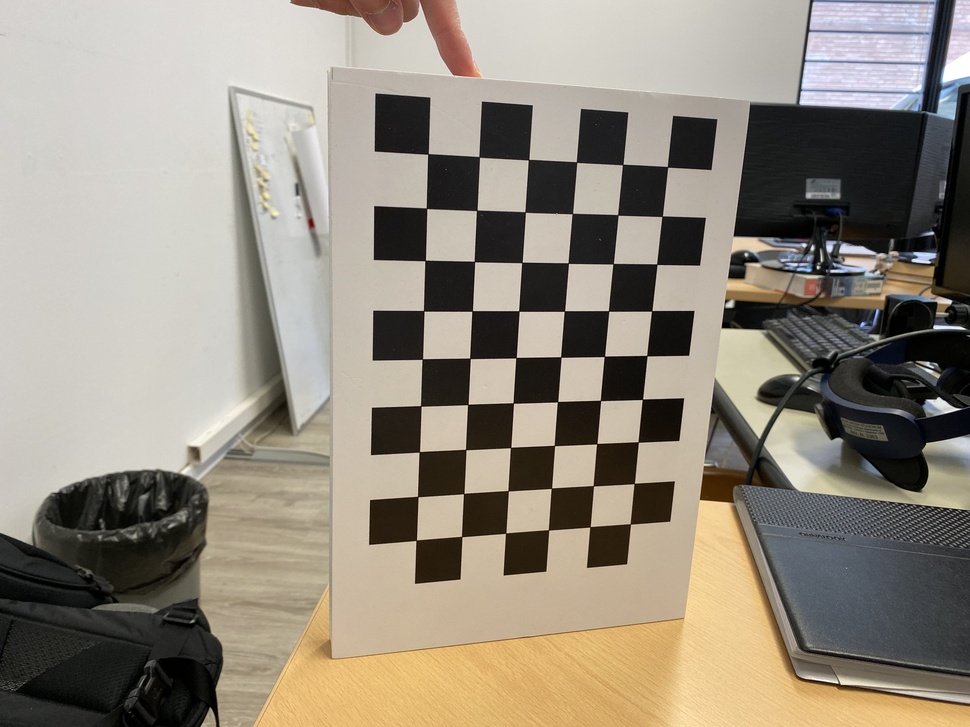
#> input picture calibration/chessboards/0.jpg, 970 x 727 px, shrunk from 4032 x 3024 before the run; its folder holds only this picture in this run
$ python calibrate.py
#> lines starting #> are read from the running program, lines starting #| are printed output that depends on the picture; long printed decimals are rounded
#!/usr/bin/env python

'''
camera calibration for distorted images with chess board samples
reads distorted images, calculates the calibration and write undistorted images
'''

import numpy as np
import cv2
import argparse
import os

parser = argparse.ArgumentParser()
parser.add_argument("--img_folder", default="./chessboards/", type=str)
parser.add_argument("--output_folder", default="./output/", type=str)
parser.add_argument("--debug", default="./debug_calibration/", type=str)
parser.add_argument("--square_size", default=25, type=float, help="square size in mm")
parser.add_argument("--pattern_size_x", default=9, type=int, help="square inner corner on x axis")
parser.add_argument("--pattern_size_y", default=6, type=int, help="square inner corner on y axis")
args = parser.parse_args()

def splitfn(path):
    dirname = os.path.dirname(path)
    basename, ext = os.path.splitext(os.path.basename(path))
    return dirname, basename, ext

def create_3x4_RT_matrix(rvec,tvec):
    r = np.asarray(cv2.Rodrigues(rvec)[0])
    t = np.asarray(tvec)
    return np.concatenate([r,t],axis=1)

def main():
    img_names = [os.path.join(args.img_folder,f) for f in sorted(os.listdir(args.img_folder))]
    print(img_names)
    square_size = float(args.square_size)
    pattern_size = (args.pattern_size_x, args.pattern_size_y)

    debug_dir = args.debug
    output_folder = args.output_folder
    if debug_dir and not os.path.isdir(debug_dir):
        os.mkdir(debug_dir)
    if output_folder and not os.path.isdir(output_folder):
        os.mkdir(output_folder)

    #Initializing inner corner 3D coordinates
    pattern_points = np.zeros((np.prod(pattern_size), 3), np.float32)
    pattern_points[:, :2] = np.indices(pattern_size).T.reshape(-1, 2)
    pattern_points *= square_size
    #print("3D coordinates of inner corners", pattern_points)

    obj_points = []
    img_points = []
    h, w = cv2.imread(img_names[0], cv2.IMREAD_GRAYSCALE).shape[:2]
#> h = 727; w = 970
    print("H {}, W {}".format(h,w))
#| H 727, W 970

    def processImage(fn):
#> called with fn = './chessboards/0.jpg'
        print('processing {}'.format(fn))
        img = cv2.imread(fn, 0)
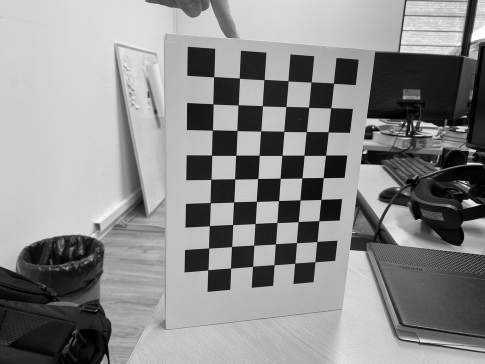
#> img: shape (727, 970) (shown at 1/2 size); min 0, max 255, mean 140
        if img is None:
            print("Failed to load", fn)
            return None

        assert w == img.shape[1] and h == img.shape[0], ("size: %d x %d ... " % (img.shape[1], img.shape[0]))

        found, corners = cv2.findChessboardCorners(img, pattern_size)
#> found = True; corners = 54 rows, first 8: [667.4, 166.7], [662.1, 216.2], [656.7, 264.1], [651.6, 310.8], [646.9, 355.5], [642.5, 399.3], [638.1, 442], [634, 483.6]

        if found:
            #Refining corner position to subpixel iteratively until criteria  max_count=30 or criteria_eps_error=1 is sutisfied
            term = (cv2.TERM_CRITERIA_EPS + cv2.TERM_CRITERIA_COUNT, 5, 1)
            #Image Corners
            cv2.cornerSubPix(img, corners, (5, 5), (-1, -1), term)

        if debug_dir:
            vis = cv2.cvtColor(img, cv2.COLOR_GRAY2BGR)
            cv2.drawChessboardCorners(vis, pattern_size, corners, found)
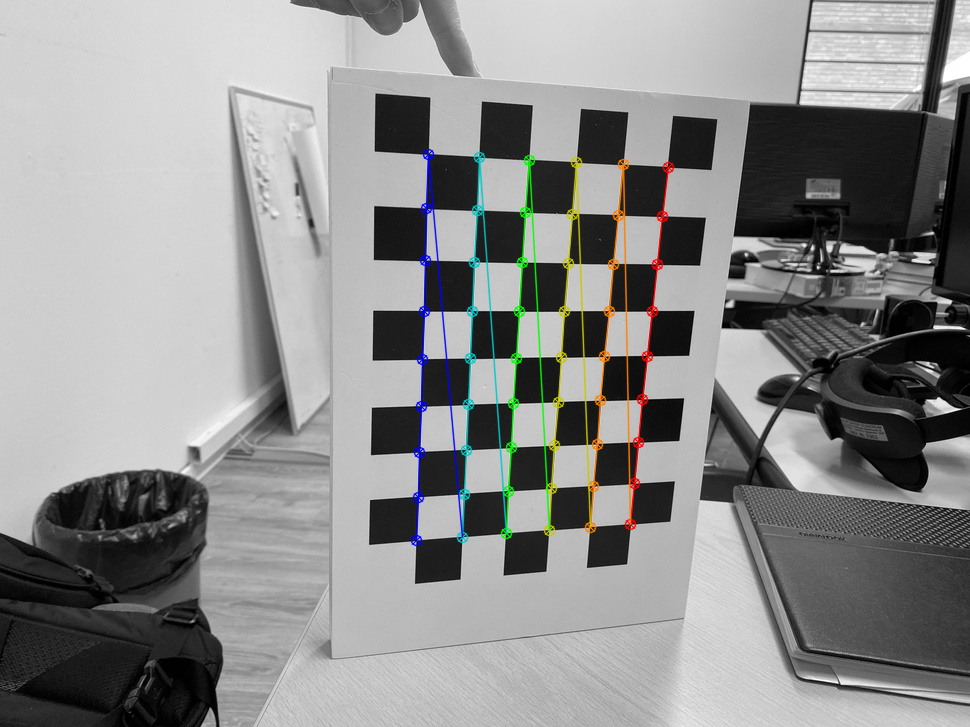
#> vis: shape (727, 970, 3); mean B, G, R 139.8, 140.5, 140.1
            _path, name, _ext = splitfn(fn)
            outfile = os.path.join(debug_dir, name + '_chess.png')
            cv2.imwrite(outfile, vis)

        if not found:
            print('chessboard not found')
            return None

        print('           %s... OK' % fn)
        return (corners.reshape(-1, 2), pattern_points)

    # Optional multi-threading ops
    threads_num = 8
    if threads_num <= 1:
        chessboards = [processImage(fn) for fn in img_names]
    else:
        print("Run with %d threads..." % threads_num)
        from multiprocessing.dummy import Pool as ThreadPool
        pool = ThreadPool(threads_num)
        chessboards = pool.map(processImage, img_names)
#> chessboards = 1 item

    chessboards = [x for x in chessboards if x is not None]
    for (corners, pattern_points) in chessboards:
        img_points.append(corners)
        obj_points.append(pattern_points)
#> this loop made 1 pass
#> after the loop, img_points = 1 point arrays, longest 54 points; obj_points = 1 item

    # calculate camera distortion
    rms, camera_matrix, dist_coefs, rvecs, tvecs = cv2.calibrateCamera(obj_points, img_points, (w, h), None, None)
#> rms = 0.0952; camera_matrix = [[732.3, 0, 479.7], [0, 731, 354.6], [0, 0, 1]]; dist_coefs = [[0.246, -1.37, -0.000612, 0.00154, 2.87]]; rvecs = ([-0.0181, -0.392, 1.57],); tvecs = ([96.34, -96.55, 382],)

    calib_file = open(os.path.join(args.output_folder,"calib.txt"),"w")
    intrisincs_str = ""
    for i in camera_matrix.reshape([-1]).tolist():
        intrisincs_str += str(i) + " "
#> this loop made 9 passes
#> i on passes 4 to 9: 0, 731, 354.6, 0, 0, 1
    calib_file.write(intrisincs_str.strip() + "\n")

    dist_coefs_str = ""
    for i in dist_coefs.reshape([-1]).tolist():
        dist_coefs_str += str(i) + " "
#> this loop made 5 passes
#> i on passes 3 to 5: -0.000612, 0.00154, 2.87
    calib_file.write(dist_coefs_str.strip() + "\n")
    calib_file.close()

    poses_file = open(os.path.join(args.output_folder,"poses.txt"),"w")
    poses = [create_3x4_RT_matrix(rvecs[idx], tvecs[idx]) for idx, _ in enumerate(tvecs)]
#> in create_3x4_RT_matrix, `r = np.asarray(cv2.Rodrigues(rvec)[0])`: r = [[-0.0478, -0.966, -0.253], [0.972, 0.0134, -0.235], [0.23, -0.257, 0.939]]
#> poses = [[[-0.0478, -0.966, -0.253, 96.34], [0.972, 0.0134, -0.235, -96.55], [0.23, -0.257, 0.939, 382]]]
    poses_strings = ""
    for pose in poses:
        extr = ""
        for i in pose.reshape([-1]).tolist():
            extr += str(i) + " "
        poses_file.write(extr.strip() + "\n")
#> this loop made 1 pass
    poses_file.close()

    print("\nRMS:", rms)
#| RMS: 0.09517
    print("camera matrix:\n", camera_matrix)
#| camera matrix:
#|  [[732.256   0.         479.733]
#|  [  0.         730.953 354.554]
#|  [  0.           0.           1.        ]]
    print("distortion coefficients: ", dist_coefs.ravel())
#| distortion coefficients:  [ 2.45795910e-01 -1.36992949e+00 -6.12196028e-04  1.54439545e-03
#|   2.87103808e+00]
    print("Rotation vectors:", rvecs)
#| Rotation vectors: (array([[-0.01808],
#|        [-0.3916],
#|        [ 1.571]]),)
    print("translation vectors", tvecs)
#| translation vectors (array([[ 96.336],
#|        [-96.554],
#|        [381.998]]),)

    # undistort the image with the calibration
    for fn in img_names if debug_dir else []:
        path, name, ext = splitfn(fn)
        img_found = os.path.join(debug_dir, name + '_chess.png')
        outfile = os.path.join(debug_dir, name + '_undistorted.png')

        img = cv2.imread(img_found)
        if img is None:
            continue

        h, w = img.shape[:2]
        newcameramtx, roi = cv2.getOptimalNewCameraMatrix(camera_matrix, dist_coefs, (w, h), 1, (w, h))
#> newcameramtx = [[775.3, 0, 482.1], [0, 745.3, 354.6], [0, 0, 1]]; roi = (96, 77, 767, 557)
        dst = cv2.undistort(img, camera_matrix, dist_coefs, None, newcameramtx)
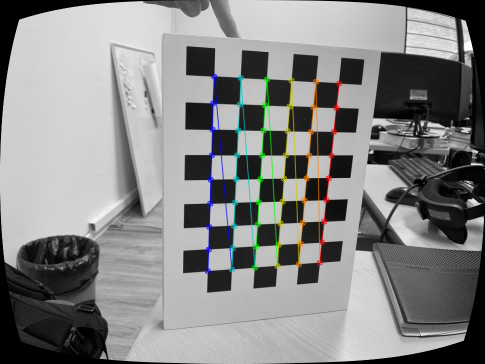
#> dst: shape (727, 970, 3) (shown at 1/2 size); mean B, G, R 133.5, 134.2, 133.8

        # crop and save the image
        x, y, w, h = roi
#> x = 96; y = 77; w = 767; h = 557
        dst = dst[y:y+h, x:x+w]
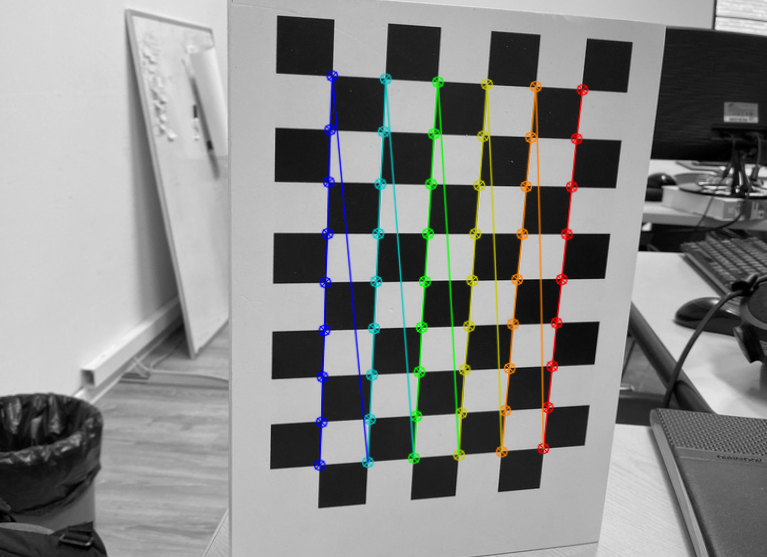
#> dst: shape (557, 767, 3); mean B, G, R 137.7, 138.9, 138.2

        print('Undistorted image written to: %s' % outfile)
        cv2.imwrite(outfile, dst)

    print('Done')


if __name__ == '__main__':
    print(__doc__)
    main()
    cv2.destroyAllWindows()

$ run again, on calibration/chessboards/12.jpg
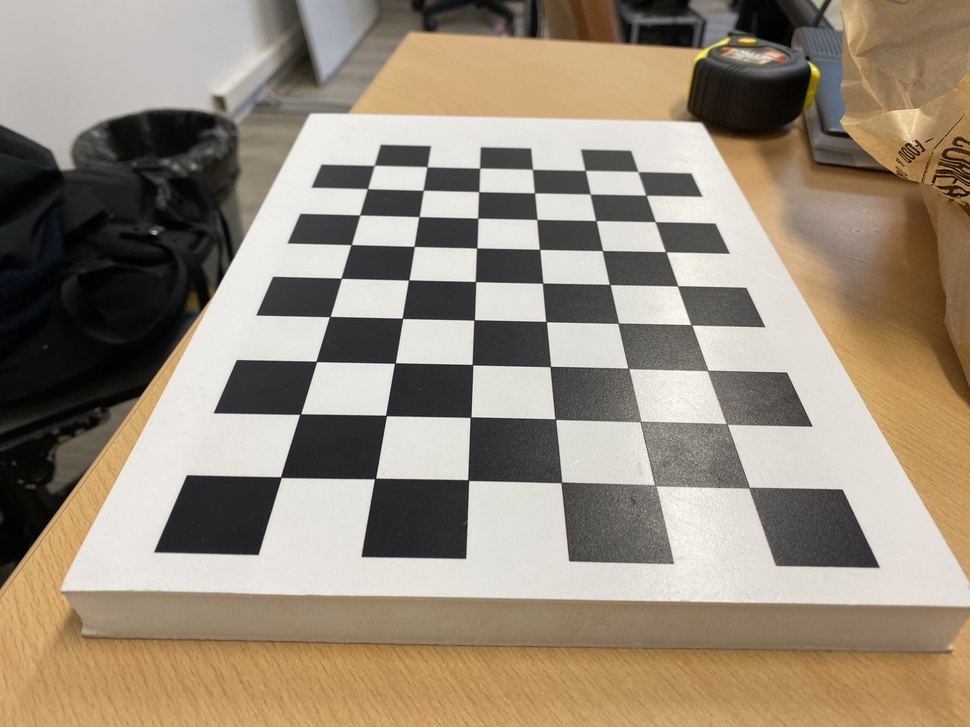
#> input picture calibration/chessboards/12.jpg, 970 x 727 px, shrunk from 4032 x 3024 before the run
#> in main, `h, w = cv2.imread(img_names[0], cv2.IMREAD_GRAYSCALE).shape[:2]`: h = 727; w = 970
#| H 727, W 970
#> found = True; corners = 54 rows, first 8: [281, 477.2], [300.4, 413.9], [316.4, 361.5], [329.6, 316.6], [341.4, 278.4], [351, 244.6], [359.9, 215.1], [367.3, 188.7]
#> in processImage, `cv2.drawChessboardCorners(vis, pattern_size, corners, found)`:
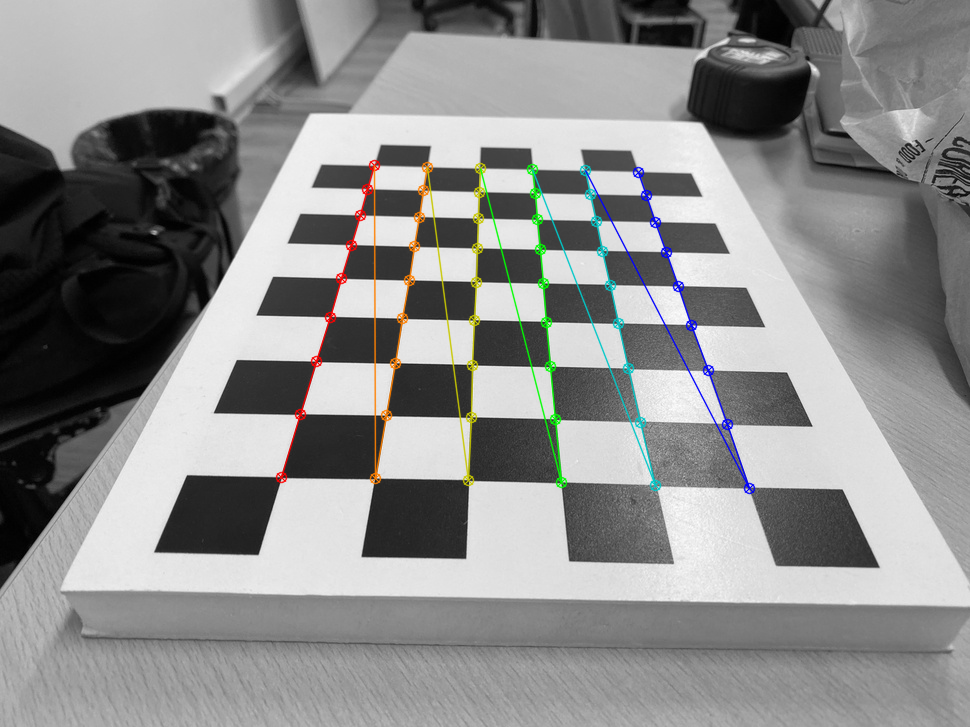
#> vis: shape (727, 970, 3); mean B, G, R 139.8, 140.4, 140.1
#> chessboards = 1 item
#> the loop in main, `for (corners, pattern_points) in chessboards:` made 1 pass
#> after the loop in main, `for (corners, pattern_points) in chessboards:`: img_points = 1 point arrays, longest 54 points; obj_points = 1 item
#> rms = 0.204; camera_matrix = [[855, 0, 495.7], [0, 1159.9, 369.4], [0, 0, 1]]; dist_coefs = [[0.249, -1.29, 0.00327, 0.00411, 1.31]]; rvecs = ([-0.833, -0.861, -1.39],); tvecs = ([-57.35, 21.18, 230.8],)
#> the loop in main, `for i in camera_matrix.reshape([-1]).tolist():` made 9 passes
#> i on passes 3 to 9: 495.7, 0, 1159.9, 369.4, 0, 0, 1
#> the loop in main, `for i in dist_coefs.reshape([-1]).tolist():` made 5 passes
#> i on passes 3 to 5: 0.00327, 0.00411, 1.31
#> r = [[-0.00132, 1, -0.0196], [-0.463, 0.0167, 0.886], [0.887, 0.0102, 0.462]]
#> poses = [[[-0.00132, 1, -0.0196, -57.35], [-0.463, 0.0167, 0.886, 21.18], [0.887, 0.0102, 0.462, 230.8]]]
#> the loop in main, `for pose in poses:` made 1 pass
#| RMS: 0.2043
#| camera matrix:
#|  [[8.55047107e+02 0.00000000e+00 4.95650303e+02]
#|  [0.00000000e+00 1.15992924e+03 3.69376677e+02]
#|  [0.00000000e+00 0.00000000e+00 1.00000000e+00]]
#| distortion coefficients:  [ 0.2486 -1.285  0.003271  0.004113  1.305]
#| Rotation vectors: (array([[-0.8328 ],
#|        [-0.8613],
#|        [-1.390]]),)
#| translation vectors (array([[-57.351],
#|        [ 21.181],
#|        [230.768]]),)
#> newcameramtx = [[827.5, 0, 501.1], [0, 1117.4, 372.2], [0, 0, 1]]; roi = (11, 20, 949, 689)
#> in main, `x, y, w, h = roi`: x = 11; y = 20; w = 949; h = 689
#> in main, `dst = dst[y:y+h, x:x+w]`:
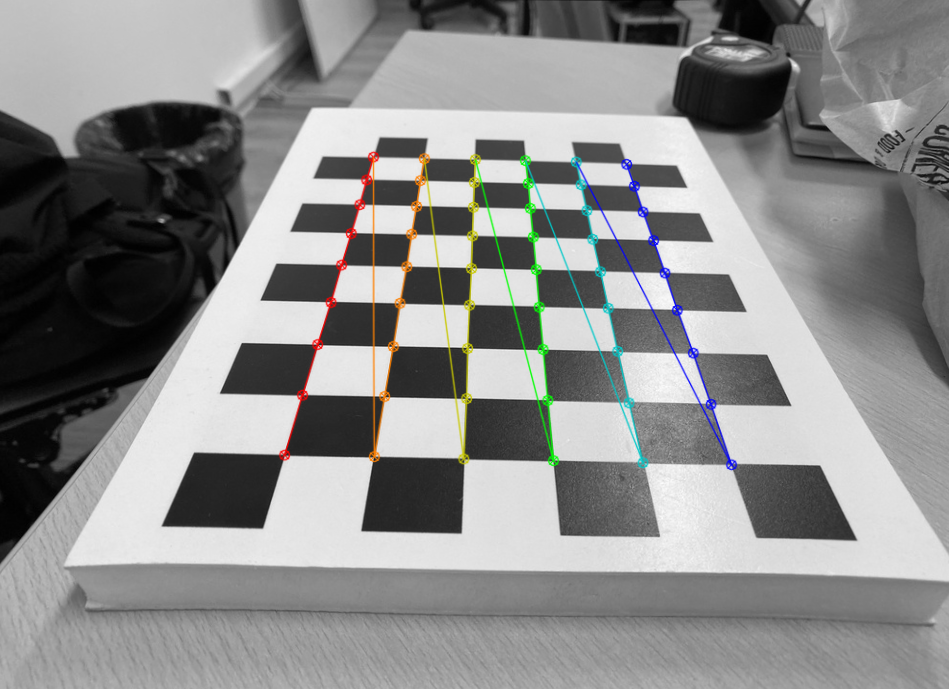
#> dst: shape (689, 949, 3); mean B, G, R 138.5, 139.1, 138.8

$ run again, on calibration/chessboards/2.jpg
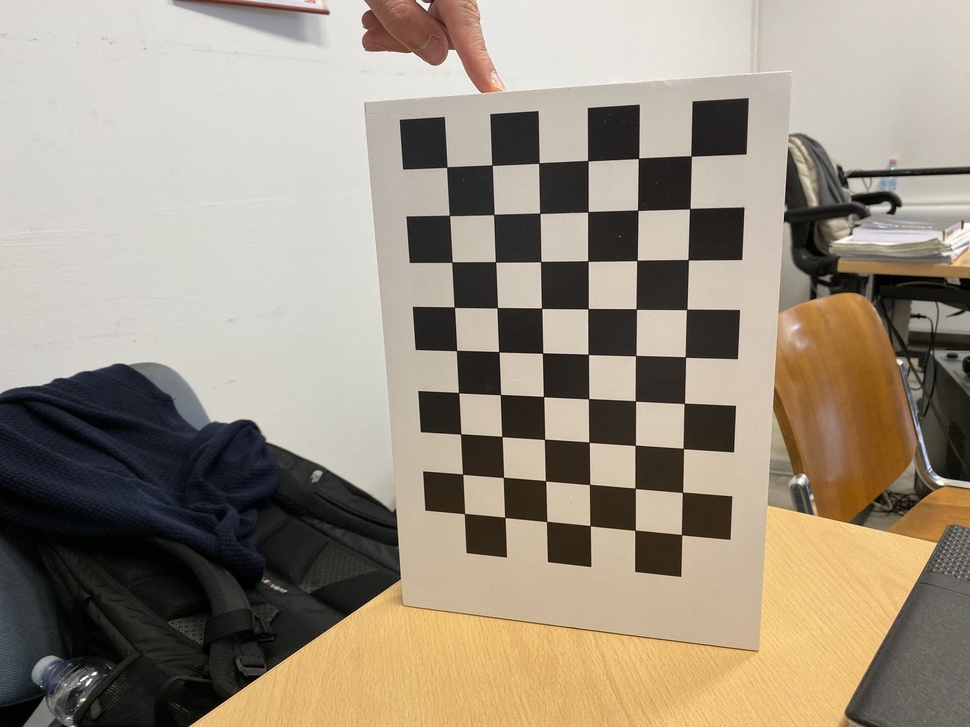
#> input picture calibration/chessboards/2.jpg, 970 x 727 px, shrunk from 4032 x 3024 before the run
#> in main, `h, w = cv2.imread(img_names[0], cv2.IMREAD_GRAYSCALE).shape[:2]`: h = 727; w = 970
#| H 727, W 970
#> found = True; corners = 54 rows, first 8: [687, 159], [689.9, 208.3], [688.2, 259.6], [686.7, 309.4], [685.3, 356.8], [684.3, 403.3], [683.1, 448.3], [682.5, 492.2]
#> in processImage, `cv2.drawChessboardCorners(vis, pattern_size, corners, found)`:
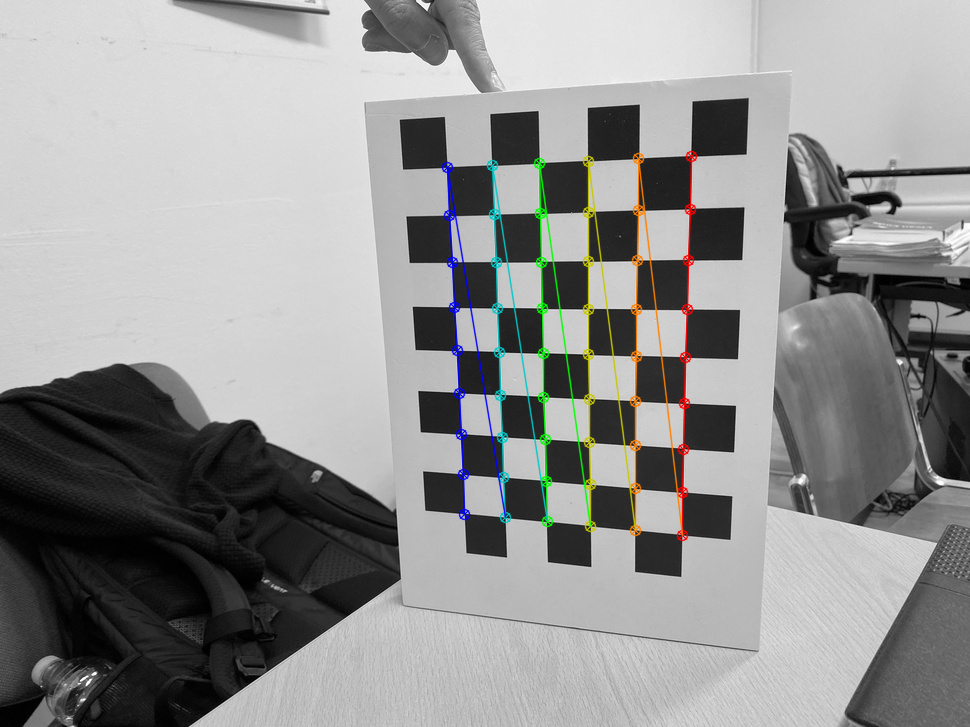
#> vis: shape (727, 970, 3); mean B, G, R 145, 145.7, 145.4
#> chessboards = 1 item
#> the loop in main, `for (corners, pattern_points) in chessboards:` made 1 pass
#> after the loop in main, `for (corners, pattern_points) in chessboards:`: img_points = 1 point arrays, longest 54 points; obj_points = 1 item
#> rms = 0.0929; camera_matrix = [[707.2, 0, 507.3], [0, 703.6, 356.9], [0, 0, 1]]; dist_coefs = [[0.256, -1.51, -0.000988, 0.0027, 2.48]]; rvecs = ([0.396, 0.0309, 1.55],); tvecs = ([88.32, -97.16, 345.5],)
#> the loop in main, `for i in camera_matrix.reshape([-1]).tolist():` made 9 passes
#> i on passes 3 to 9: 507.3, 0, 703.6, 356.9, 0, 0, 1
#> the loop in main, `for i in dist_coefs.reshape([-1]).tolist():` made 5 passes
#> i on passes 3 to 5: -0.000988, 0.0027, 2.48
#> r = [[0.0327, -0.963, 0.266], [0.973, -0.03, -0.228], [0.228, 0.267, 0.937]]
#> poses = [[[0.0327, -0.963, 0.266, 88.32], [0.973, -0.03, -0.228, -97.16], [0.228, 0.267, 0.937, 345.5]]]
#> the loop in main, `for pose in poses:` made 1 pass
#| RMS: 0.09292
#| camera matrix:
#|  [[707.179   0.         507.327]
#|  [  0.         703.623 356.860]
#|  [  0.           0.           1.        ]]
#| distortion coefficients:  [ 2.56400500e-01 -1.50598605e+00 -9.87881556e-04  2.69778709e-03
#|   2.47726501e+00]
#| Rotation vectors: (array([[0.3962],
#|        [0.03091],
#|        [1.551]]),)
#| translation vectors (array([[ 88.315 ],
#|        [-97.164],
#|        [345.489]]),)
#> newcameramtx = [[731.8, 0, 503.6], [0, 708.7, 356.4], [0, 0, 1]]; roi = (135, 95, 763, 522)
#> in main, `x, y, w, h = roi`: x = 135; y = 95; w = 763; h = 522
#> in main, `dst = dst[y:y+h, x:x+w]`:
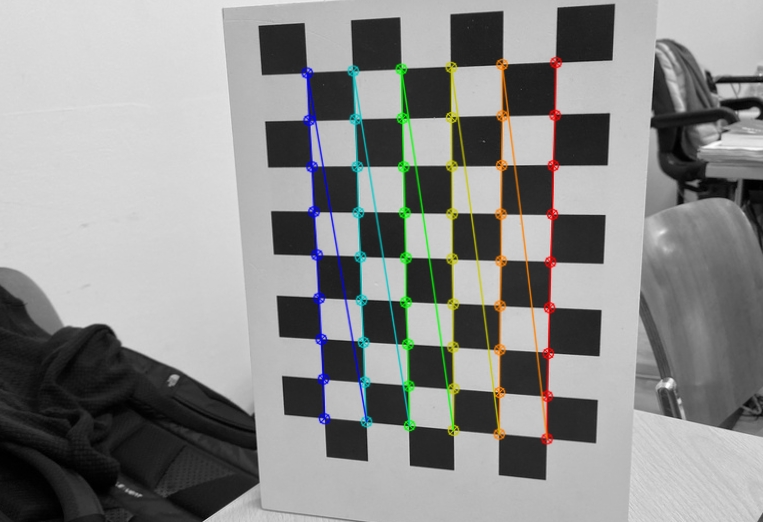
#> dst: shape (522, 763, 3); mean B, G, R 139.2, 140.5, 139.9
